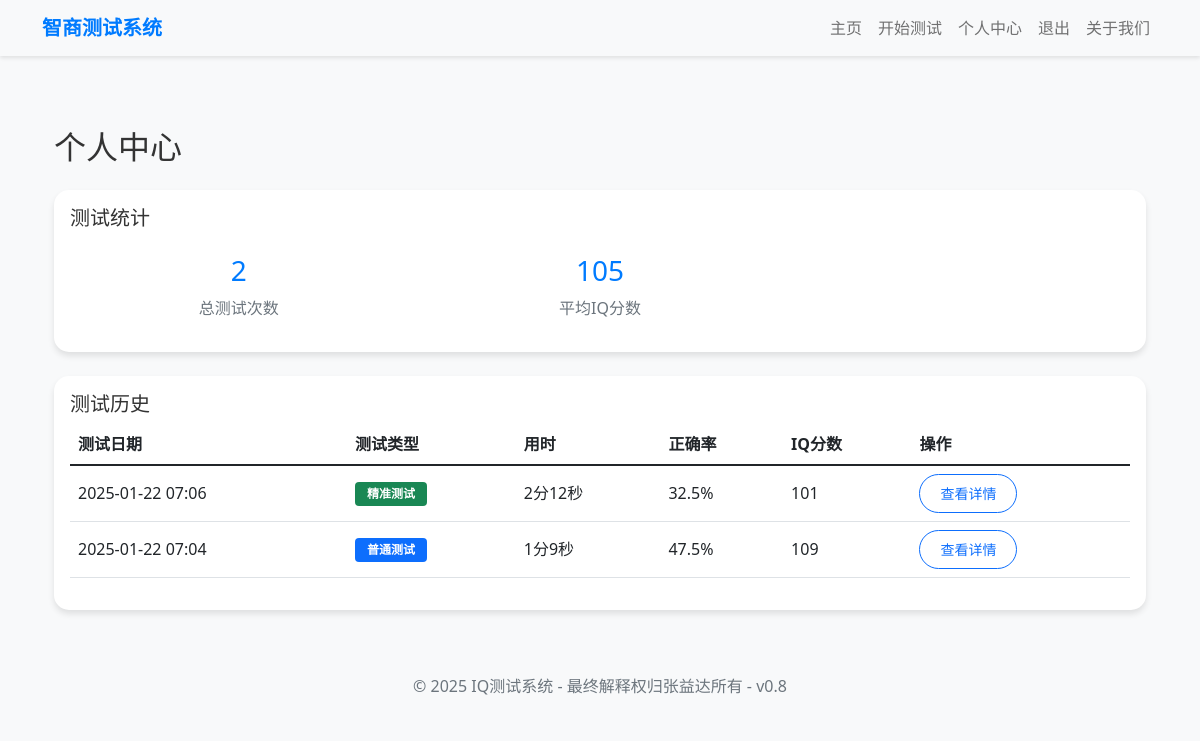
The app's page /profile (signed in) with its own data.
### models.py (models this page shows, shortened)
class TestResult(db.Model):
    id = db.Column(db.Integer, primary_key=True)
    user_id = db.Column(db.Integer, db.ForeignKey('user.id'), nullable=False)
    test_type = db.Column(db.String(20), nullable=False)  # normal, premium
    correct_count = db.Column(db.Integer, nullable=False)
    total_questions = db.Column(db.Integer, nullable=False)
    time_spent = db.Column(db.Integer, nullable=False)  # 以秒为单位
    iq_score = db.Column(db.Integer, nullable=False)
    answers = db.Column(db.Text, nullable=False)  # JSON格式存储答题记录
    completed_at = db.Column(db.DateTime, default=datetime.utcnow)

### app.py (the view)
@app.route('/profile')
@login_required
def profile():
    test_results = TestResult.query.filter_by(user_id=current_user.id)\
        .order_by(TestResult.completed_at.desc()).all()
    total_tests = len(test_results)
    avg_iq = round(sum(result.iq_score for result in test_results) / total_tests) if total_tests > 0 else 0
    return render_template('profile.html',
                         test_results=test_results,
                         total_tests=total_tests,
                         avg_iq=avg_iq)

### app.py (called while the page is built)
@login_manager.user_loader
def load_user(user_id):
    return User.query.get(int(user_id))

@app.context_processor
def inject_now():
    return {'now': datetime.utcnow()}

### templates/profile.html (shortened to what this page needs)
{% extends "base.html" %}
{% block content %}
<div class="container py-5">
    <div class="row">
        <div class="col-md-12">
            <h2 class="mb-4">个人中心</h2>
            <div class="card mb-4">
                <div class="card-body">
                    <h5 class="card-title">测试统计</h5>
                    <div class="row">
                        <div class="col-md-4">
                            <div class="stat-item">
                                <h3>{{ total_tests }}</h3>
                                <p>总测试次数</p>
                            </div>
                        </div>
                        <div class="col-md-4">
                            <div class="stat-item">
                                <h3>{{ avg_iq }}</h3>
                                <p>平均IQ分数</p>
                            </div>
                        </div>
                    </div>
                </div>
            </div>
            <div class="card">
                <div class="card-body">
                    <h5 class="card-title">测试历史</h5>
                    <div class="table-responsive">
                        <table class="table">
                            <thead>
                                <tr>
                                    <th>测试日期</th>
                                    <th>测试类型</th>
                                    <th>用时</th>
                                    <th>正确率</th>
                                    <th>IQ分数</th>
                                    <th>操作</th>
                                </tr>
                            </thead>
                            <tbody>
                                {% for result in test_results %}
                                <tr>
                                    <td>{{ result.completed_at.strftime('%Y-%m-%d %H:%M') }}</td>
                                    <td>
                                        <span class="badge {% if result.test_type == 'premium' %}bg-success{% else %}bg-primary{% endif %}">
                                            {{ '精准测试' if result.test_type == 'premium' else '普通测试' }}
                                        </span>
                                    </td>
                                    <td>{{ '%d分%d秒'|format(result.time_spent//60, result.time_spent%60) }}</td>
                                    <td>{{ '%.1f%%'|format(result.correct_count/result.total_questions*100) }}</td>
                                    <td>{{ result.iq_score }}</td>
                                    <td>
                                        <a href="{{ url_for('test_detail', test_id=result.id) }}"
                                           class="btn btn-sm btn-outline-primary">
                                            查看详情
                                        </a>
                                    </td>
                                </tr>
                                {% endfor %}
                            </tbody>
                        </table>
                    </div>
                </div>
            </div>
        </div>
    </div>
</div>
{% endblock %}

### static/css/style.css (style rules this page uses)
body { background-color: #f8f9fa; color: #333; font-family: 'Segoe UI', Tahoma, Geneva, Verdana, sans-serif; }
.card { border: none; border-radius: 15px; box-shadow: 0 4px 6px rgba(0,0,0,0.1); transition: transform 0.2s; }
.btn { border-radius: 25px; padding: 8px 20px; font-weight: 500; transition: all 0.3s; }

### templates/profile.html (style rules this page uses)
.stat-item { text-align: center; padding: 1rem; }
.stat-item h3 { color: #007bff; margin-bottom: 0.5rem; }
.stat-item p { color: #6c757d; margin-bottom: 0; }
.table th { border-top: none; font-weight: 600; }
.table td { vertical-align: middle; }
.badge { padding: 0.5em 1em; }

### records on screen
TestResult: completed_at "2025-01-22 07:06", test_type "精准测试", time_spent "2分12秒", result.correct_count/result.total_questions*100 "32.5%", iq_score "101"
TestResult: completed_at "2025-01-22 07:04", test_type "普通测试", time_spent "1分9秒", result.correct_count/result.total_questions*100 "47.5%", iq_score "109"

### other values on screen
{{ total_tests }} "2"
{{ avg_iq }} "105"
